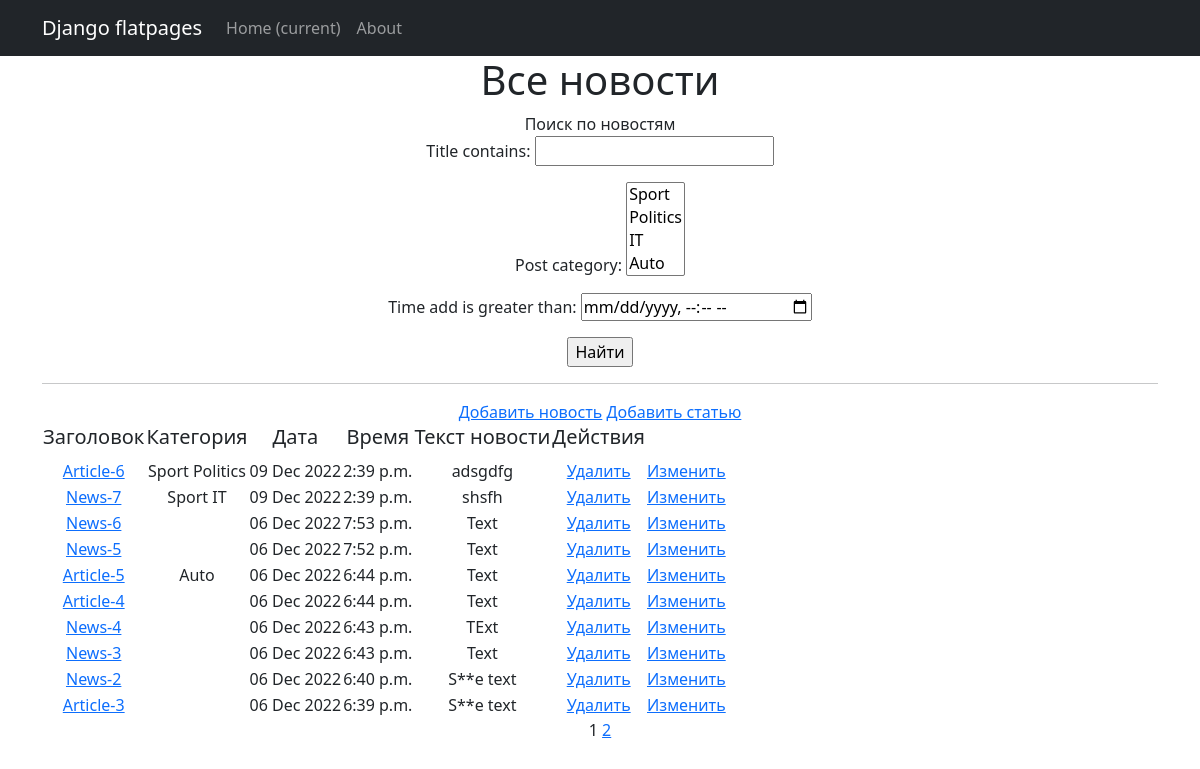
Page /news/ on the committed database.
### news/models.py (models this page shows, shortened)
class Post(models.Model):
    authorP = models.ForeignKey(Author, on_delete=models.CASCADE)
    articles = "AR"
    news = "NW"
    CATEGORY_TYPES = [
        (articles, 'Статья'),
        (news, 'Новость')
    ]
    category_type = models.CharField(max_length=2, choices=CATEGORY_TYPES, default=news)
    time_add = models.DateTimeField(auto_now_add=True)
    post_category = models.ManyToManyField(Category, through='PostCategory')
    title = models.CharField(max_length=255)
    text = models.TextField()
    rating = models.IntegerField(default=0)
    def get_absolute_url(self):
        return reverse('news_detail', args=[str(self.id)])

class Category(models.Model):
    name = models.CharField(max_length=127, unique=True)
    def __str__(self):
        return f'{self.name}'

### news/views.py (the view)
# urls.py: path('', NewsList.as_view(), name='news'),
class NewsList(ListView):
    model = Post
    ordering = '-time_add'
    template_name = 'news.html'
    context_object_name = 'news'
    paginate_by = 10
    def get_queryset(self):
        queryset = super().get_queryset()
        self.filterset = PostFilter(self.request.GET, queryset)
        return self.filterset.qs
    def get_context_data(self, **kwargs):
        context = super().get_context_data(**kwargs)
        context['filterset'] = self.filterset
        return context

### news/templatetags/custom_tags.py (called while the page is built)
@register.simple_tag(takes_context=True)
def url_replace(context, **kwargs):
    d = context['request'].GET.copy()
    for k, v in kwargs.items():
        d[k] = v
    return d.urlencode()

### news/templatetags/d36_filters.py (called while the page is built)
@register.filter()
def censor(txt):
    replace_list = ['some', 'news-1']
    if not isinstance(txt, str):
        raise TypeError(f'invalid object type for censorship')
    else:
        for word in txt.split(" "):
            if word.lower() in replace_list:
                txt = txt.replace(word, f'{word[0]}{"*"*(len(word)-2)}{word[-1]}')
    return txt

### templates/news.html (shortened to what this page needs)
{% extends 'flatpages/default.html' %}
{% load d36_filters %}
{% load custom_tags %}
{% block content %}
<h1>Все новости</h1>
<tr> Поиск по новостям</tr>
   <form action="" method="get">
       {{ filterset.form.as_p }}
       <input type="submit" value="Найти" />
   </form>
   <hr>
<a href="/news/create/">Добавить новость</a>
<a href="/news/article/create/">Добавить статью</a>
   {% if news %}
       <table>
           <tr>
               <td><h5>Заголовок</h5></td>
               <td><h5>Категория</h5></td>
               <td><h5>Дата</h5></td>
               <td><h5>Время</h5></td>
               <td><h5>Текст новости</h5></td>
               <td><h5>  Действия</h5></td>
           </tr>
           {% for n in news %}
           <tr>
               <td><a href="{{n.get_absolute_url}}">{{ n.title|censor }}</a></td>
               <td>{% for cat in n.post_category.all %}
                   {{ cat.name }}
               {% endfor %}</td>
               <td>{{ n.time_add|date:'d M Y' }}</td>
               <td>{{ n.time_add|time }}</td>
               <td>{{ n.text|truncatewords:20|censor }}</td>
               <td><a href="{{n.get_absolute_url}}/delete">Удалить</a></td>
               <td><a href="{{n.get_absolute_url}}/update">Изменить</a></td>
           </tr>
           {% endfor %}
       </table>
   {% else %}
       <h2>Новостей нет!</h2>
   {% endif %}
   {{ page_obj.number }}
   {% if page_obj.has_next %}
       <a href="?{% url_replace page=page_obj.next_page_number %}">{{ page_obj.next_page_number }}</a>
   {% endif %}
{% endblock content %}

### rows in the picture
Post: title|censor "Article-6", time_add "09 Dec 2022", time_add "2:39 p.m.", text|censor "adsgdfg"
Category: name "Sport"
Category: name "Politics"
Post: title|censor "News-7", time_add "09 Dec 2022", time_add "2:39 p.m.", text|censor "shsfh"
Category: name "IT"
Post: title|censor "News-6", time_add "06 Dec 2022", time_add "7:53 p.m.", text|censor "Text"
Post: title|censor "News-5", time_add "06 Dec 2022", time_add "7:52 p.m.", text|censor "Text"
Post: title|censor "Article-5", time_add "06 Dec 2022", time_add "6:44 p.m.", text|censor "Text"
Category: name "Auto"
Post: title|censor "Article-4", time_add "06 Dec 2022", time_add "6:44 p.m.", text|censor "Text"
Post: title|censor "News-4", time_add "06 Dec 2022", time_add "6:43 p.m.", text|censor "TExt"
Post: title|censor "News-3", time_add "06 Dec 2022", time_add "6:43 p.m.", text|censor "Text"
Post: title|censor "News-2", time_add "06 Dec 2022", time_add "6:40 p.m.", text|censor "S**e text"
Post: title|censor "Article-3", time_add "06 Dec 2022", time_add "6:39 p.m.", text|censor "S**e text"

### other values in the picture
{{ page_obj.number }} "1"
{{ page_obj.next_page_number }} "2"
